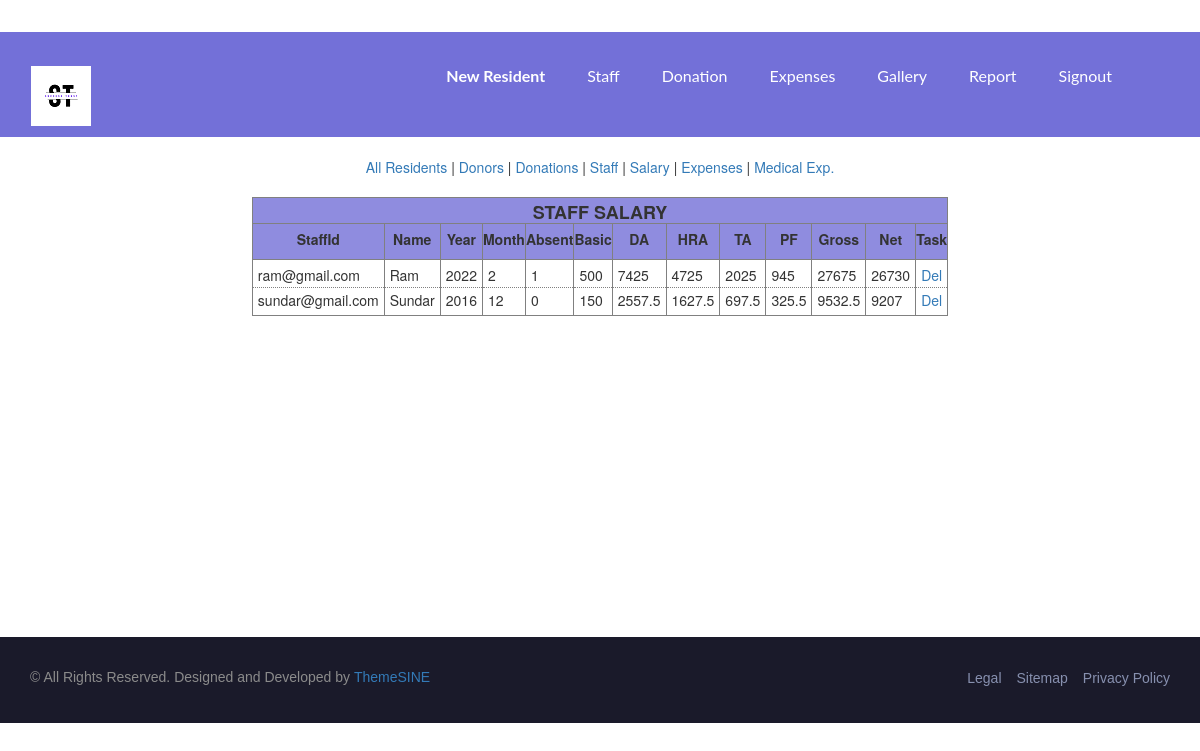
The app's page /viva/viewsal.php (signed in) with its own data.
### tables this page shows
CREATE TABLE IF NOT EXISTS `staffsal` (
  `staffid` varchar(100) NOT NULL,
  `year` int(11) NOT NULL,
  `month` int(11) NOT NULL,
  `absent` int(11) NOT NULL,
  `basic` float NOT NULL,
  `da` float NOT NULL,
  `hra` float NOT NULL,
  `ta` float NOT NULL,
  `pf` float NOT NULL,
  `gross` float NOT NULL,
  `net` float NOT NULL,
  PRIMARY KEY (`staffid`,`year`,`month`)
);

CREATE TABLE IF NOT EXISTS `staff` (
  `name` varchar(50) NOT NULL,
  `gender` varchar(10) NOT NULL,
  `addr` varchar(100) NOT NULL,
  `city` varchar(30) NOT NULL,
  `exp` varchar(10) NOT NULL,
  `mobile` varchar(15) NOT NULL,
  `email` varchar(100) NOT NULL,
  `pwd` varchar(50) NOT NULL,
  PRIMARY KEY (`email`)
);

### viva/viewsal.php (the view, shortened to what this page needs)
<?php
include './adminheader.php';
include './reportmenu.php';
$result = mysqli_query($link, "select staffid,name,year,month,absent,basic,da,hra,ta,pf,gross,net from staffsal,staff where staffid=email");
    echo "<table class='center_tab'><thead><tr><th colspan='13'><h4>STAFF  SALARY</h4>";
    echo "<tr><th>StaffId<th>Name<th>Year<th>Month<th>Absent<th>Basic<th>DA<th>HRA<th>TA<th>PF<th>Gross<th>Net<th>Task";
    echo "<tbody>";
        while($row = mysqli_fetch_row($result)) {
            echo "<tr>";
            foreach($row as $k=>$r) {
                    echo "<td>$r";
            }
            echo "<td><a href='viewsal.php?did=$row[0]' onclick=\"javascript:return confirm('Are You Sure to Remove Salary Info ?')\">Del</a>";
        }
    echo "</tbody></table>";
include './footer.php';
?>

### viva/assets/css/bootsnav.css (style rules this page uses)
body { -webkit-transition: all 0.3s ease-in-out; -moz-transition: all 0.3s ease-in-out; -o-transition: all 0.3s ease-in-out; -ms-transition: all 0.3s ease-in-out; transition: all 0.3s ease-in-out; }

### viva/assets/css/style.css (style rules this page uses)
* { padding: 0; margin: 0; }
* { -webkit-box-sizing:border-box; -moz-box-sizing:border-box; -o-box-sizing:border-box; -ms-box-sizing:border-box; box-sizing:border-box; }
body { font-size:14px; background: #fff; max-width:1920px; margin:0 auto; overflow-x:hidden; }
a,a:hover,a:active,a:focus { display:inline-block; text-decoration:none; font-size:14px; padding:0; }
h1,h2,h3,h4,h5,h6 { margin: 0; text-transform: capitalize; }
html,body { height: 100%; position: relative; z-index: 2; }
table th h4 { margin:0; font-weight: bold }
.center_tab { margin: 10px auto; border:solid thin gray; border-radius: 0.5em; }
.center_tab thead tr th { border-right: solid thin gray; border-bottom: solid thin gray; padding-top: 5px; background-color: rgba(115,112,216,0.8); text-align: center; }
.center_tab thead tr:last-child th { padding-bottom: 10px; border-bottom: solid thin gray; }
.center_tab tbody tr td { padding-left: 5px; padding-right: 5px; padding-top: 2px; padding-bottom: 2px; border-right:solid thin gray; border-bottom: dotted thin gray; }
.center_tab tbody tr:first-child th, .center_tab tbody tr:first-child td { padding-top: 5px; }
.center_tab tbody tr:last-child th, .center_tab tbody tr:last-child td { padding-bottom: 5px; }
.center_tab tbody tr td:last-child { border-right: none; }

### records on screen
staffsal: staffid "ram@gmail.com", staffid.name "Ram", year "2022", month "2", absent "1", basic "500", da "7425", hra "4725", ta "2025", pf "945", gross "27675", net "26730"
staffsal: staffid "sundar@gmail.com", staffid.name "Sundar", year "2016", month "12", absent "0", basic "150", da "2557.5", hra "1627.5", ta "697.5", pf "325.5", gross "9532.5", net "9207"
